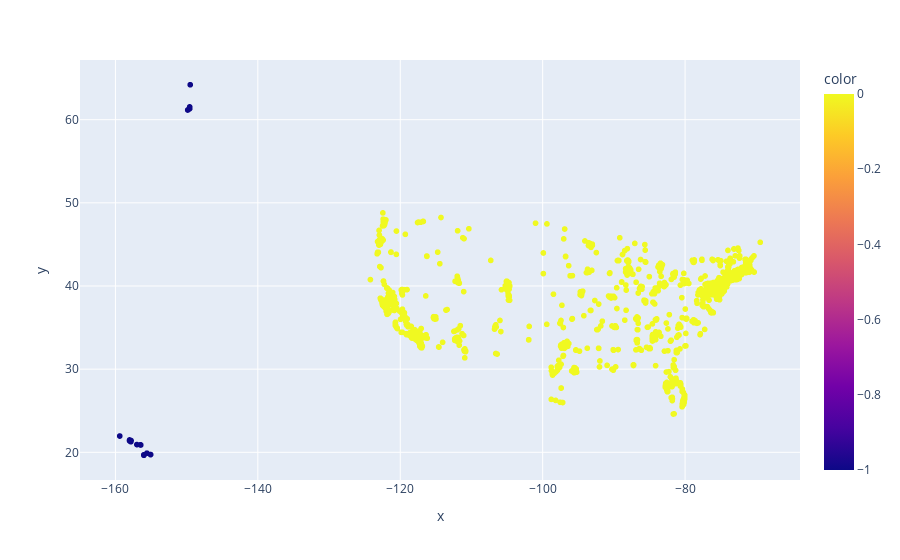

Notebook source saved alongside this figure:
### Code cell
fig = px.scatter(x=long, y=lat, color=df['cluster'])
fig.show()

### Figure 1 — Plotly figure (JSON) as saved in the notebook; plotly's stock layout.template omitted (floating-point values rounded to 4 significant figures; data arrays with more than 128 entries replaced by an {"elided": "..."} marker saying what was removed)
{"data": [{"hovertemplate": "x=%{x}<br>y=%{y}<br>color=%{marker.color}<extra></extra>", "legendgroup": "", "marker": {"color": {"elided": "2693 int values"}, "coloraxis": "coloraxis", "symbol": "circle"}, "mode": "markers", "name": "", "showlegend": false, "type": "scattergl", "x": {"elided": "2693 float values"}, "xaxis": "x", "y": {"elided": "2693 float values"}, "yaxis": "y"}], "layout": {"coloraxis": {"colorbar": {"title": {"text": "color"}}, "colorscale": [[0, "#0d0887"], [0.1111, "#46039f"], [0.2222, "#7201a8"], [0.3333, "#9c179e"], [0.4444, "#bd3786"], [0.5556, "#d8576b"], [0.6667, "#ed7953"], [0.7778, "#fb9f3a"], [0.8889, "#fdca26"], [1, "#f0f921"]]}, "legend": {"tracegroupgap": 0}, "margin": {"t": 60}, "xaxis": {"anchor": "y", "domain": [0, 1], "title": {"text": "x"}}, "yaxis": {"anchor": "x", "domain": [0, 1], "title": {"text": "y"}}}}
